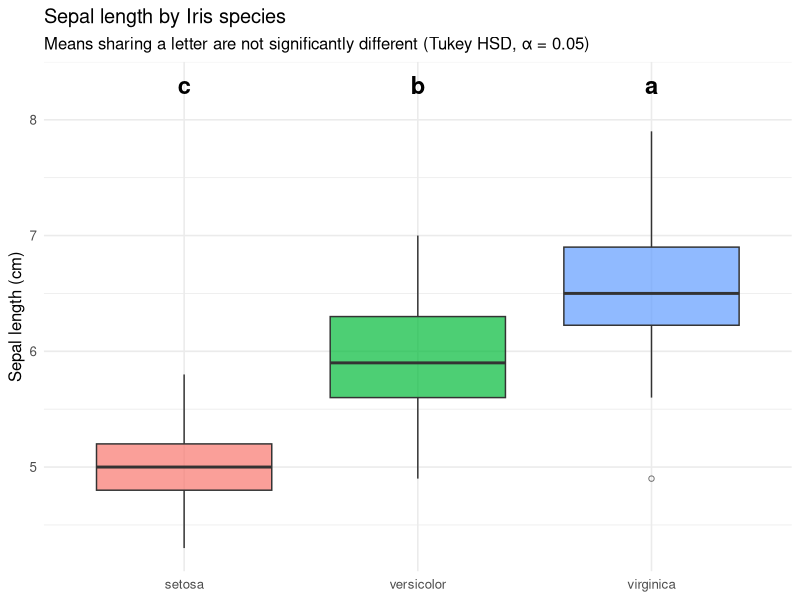

Write R code to recreate this figure.
## ---- chunk 1
knitr::opts_chunk$set(echo = TRUE, message = FALSE, warning = FALSE,
                      fig.width = 6, fig.height = 4)
## ---- chunk 2
data(iris)
summary(iris$Sepal.Length)
table(iris$Species)
## ---- chunk 3
fit <- aov(Sepal.Length ~ Species, data = iris)
summary(fit)
## ---- chunk 4
tuk <- TukeyHSD(fit)
tuk
## ---- chunk 5
library(multcompView)

cld <- multcompLetters4(fit, tuk)
cld_letters <- cld$Species$Letters
cld_df <- data.frame(
  Species = names(cld_letters),
  cld     = unname(cld_letters)
)
cld_df
## ---- chunk 6
library(ggplot2)

y_label_pos <- max(iris$Sepal.Length) + 0.4

ggplot(iris, aes(Species, Sepal.Length, fill = Species)) +
  geom_boxplot(alpha = 0.7, outlier.shape = 1) +
  geom_text(
    data = cld_df,
    aes(x = Species, y = y_label_pos, label = cld),
    inherit.aes = FALSE, size = 6, fontface = "bold"
  ) +
  labs(
    title    = "Sepal length by Iris species",
    subtitle = "Means sharing a letter are not significantly different (Tukey HSD, α = 0.05)",
    y        = "Sepal length (cm)",
    x        = NULL
  ) +
  theme_minimal(base_size = 12) +
  theme(legend.position = "none")
## ---- chunk 7
sessionInfo()
